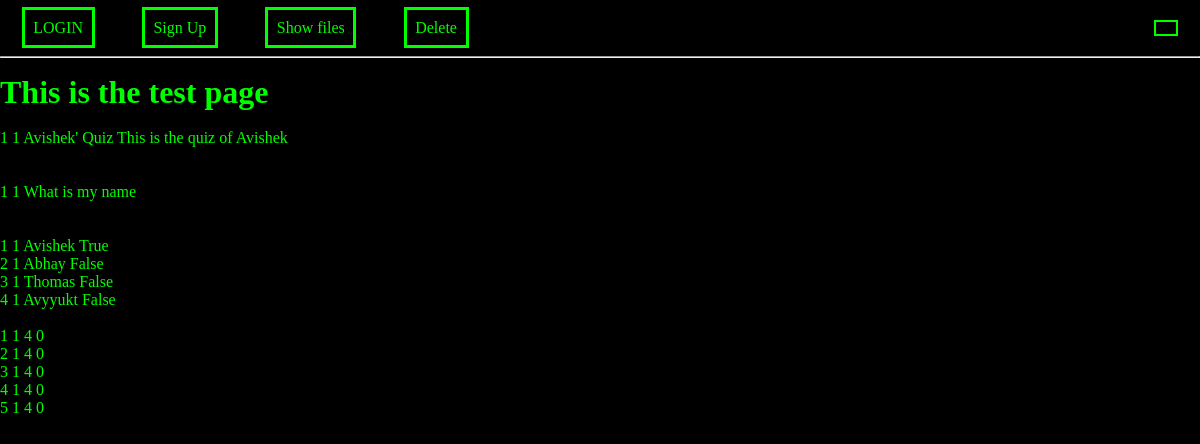
/test, run on an earlier commit of the app's database.
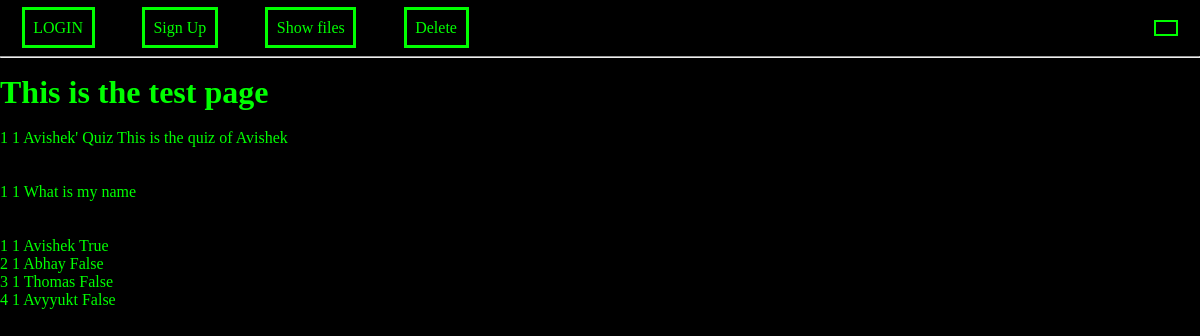
And on a later commit of the database.
### website/models.py (models this page shows)
class Quiz(db.Model):
    __tablename__ = 'quizzes'
    quiz_id = db.Column(db.Integer, primary_key=True)
    user_id = db.Column(db.Integer, db.ForeignKey('users.id'))
    quiz_title = db.Column(db.String)
    quiz_description = db.Column(db.String)
    user = db.relationship("User")

class Question(db.Model):
    __tablename__ = 'questions'
    question_id = db.Column(db.Integer, primary_key=True)
    quiz_id = db.Column(db.Integer, db.ForeignKey('quizzes.quiz_id'))
    question_text = db.Column(db.String)
    quiz = db.relationship("Quiz")

class Option(db.Model):
    __tablename__ = 'options'
    option_id = db.Column(db.Integer, primary_key=True)
    question_id = db.Column(db.Integer, db.ForeignKey('questions.question_id'))
    option_text = db.Column(db.String)
    is_correct = db.Column(db.Boolean)
    question = db.relationship("Question")

class Score(db.Model):
    __tablename__ = 'score'
    id = db.Column(db.Integer, primary_key=True)
    quiz_id = db.Column(db.Integer)
    user_id = db.Column(db.Integer)
    user_score = db.Column(db.Integer)

### website/views.py (the view)
@views.route('/test')
def test():
    query1 = User.query.all()
    query2 = Quiz.query.all()
    query3 = Question.query.all()
    query4 = Option.query.all()
    query5 = Score.query.all()
    return render_template('test.html', message1 = query1 , message2 = query2,message3 = query3,message4 = query4, message5 = query5 , user = current_user)

### website/templates/test.html (shortened to what this page needs)
{%extends "base.html"%}
{%block content%}
<h1>This is the test page</h1>
<br>
{% for x in message2 %}
    {{x.quiz_id}}
    {{x.user_id}}
    {{x.quiz_title}}
    {{x.quiz_description}}
    <br>
{%endfor%}
<br>
<br>
{% for x in message3 %}
    {{x.question_id}}
    {{x.quiz_id}}
    {{x.question_text}}
    <br>
{%endfor%}
<br>
<br>
{% for x in message4 %}
    {{x.option_id}}
    {{x.question_id}}
    {{x.option_text}}
    {{x.is_correct}}
    <br>
{%endfor%}
<br>
{% for x in message5 %}
    {{x.id}}
    {{x.quiz_id}}
    {{x.user_id}}
    {{x.user_score}}
    <br>
{%endfor%}
<br>
{%endblock%}

### website/templates/base.html (shortened to what this page needs)
  <!DOCTYPE html>
<html lang="en">
  <head>
    <link rel="stylesheet" href= "{{ url_for('static',filename='styles/base.css') }}">
  </head>
  <body>
        <nav class="navbar" id="navbar">
            <div class="link_container">
              <p>
              {% if user.is_authenticated %}
              <a class="nav-item nav-link" id="home" href="/">HOME</a>
              <a class="nav-item nav-link" id="logout" href="/logout">LOGOUT</a>
              <a class="nav-item" id="quizmaker" href="/quizmaker">MAKE QUIZ</a>
              <a class="nav-item nav-link" id="profile" href="/profile/my_profile">My profile</a>
                {%else%}
                <a class="nav-item nav-link" id="login" href="/login">LOGIN</a>
                <a class="nav-item nav-link" id="signUp" href="/sign-up">Sign Up</a>
                {%endif%}
                <a class="nav-item nav-link" id="test" href="/test">Show files</a>
                <a class="nav-item nav-link" id="delete" href="/delete">Delete</a>
              </p>
            </div>
            <div class="user_profile">
              <button id="profile_btn"></button>
            </div>
        </nav>
        <hr style="margin-bottom: 2vh;"/>
    <div class="container">
    {% block content%}
    {%endblock%}
    </div>
  </body>
</html>

### website/static/styles/base.css (style rules this page uses)
* { margin: 0; padding: 0; color: rgb(0, 255, 0); }
body { background-color: rgb(0, 0, 0); background-repeat: no-repeat; background-size: cover; }
.navbar { background-color: rgb(0, 0, 0); height: 7vh; display: flex; flex-direction: row; justify-content: space-between; align-items: center; }
.link_container { width: 60%; }
.nav-item { margin:3%; padding: 1.2%; height: ; border: solid rgb(0, 255, 0); }
a { text-decoration: none; }
.user_profile { width: 8vw; padding: 1%; display: flex; flex-direction: row; justify-content: space-between; align-items: center; }
#profile_btn { height: 2vh; width: 2vw; margin: 10%; background-color: black; border: 0.2em solid rgb(0, 255, 0); }

What changed in the data, as far as the page shows it:
removed Score: id "1", quiz_id "1", user_id "4", user_score "0"
removed Score: id "2", quiz_id "1", user_id "4", user_score "0"
removed Score: id "3", quiz_id "1", user_id "4", user_score "0"
removed Score: id "4", quiz_id "1", user_id "4", user_score "0"
removed Score: id "5", quiz_id "1", user_id "4", user_score "0"
